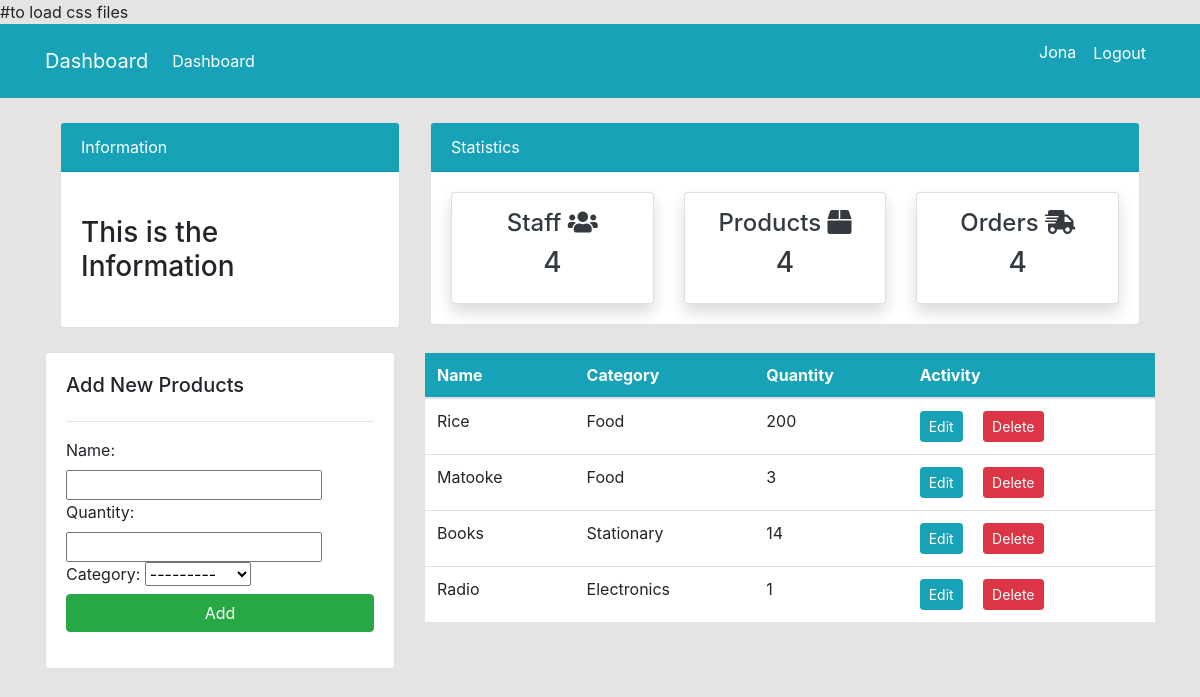
Page /product/ (signed in) on the committed database.
### dashboard/models.py (models this page shows)
class Product(models.Model):
	name = models.CharField(max_length=100,null=True)
	category = models.CharField(max_length=20, choices=CATEGORY ,null=True)
	quantity = models.PositiveIntegerField(null=True)
	class Meta:  #incase want to change the name of db in admin
		verbose_name_plural = "Products"

### dashboard/views.py (the view)
# urls.py: path('product/',views.products,name='dashboard-product'),
@login_required(login_url='user-login')
def products(request):
    items = Product.objects.all()
    if request.method =='POST':
        form = productForm(request.POST)
        if form.is_valid():
           form.save()
           product_name = form.cleaned_data.get('name')
           messages.success(request, f'{product_name} has been succefully added')
           return redirect('dashboard-product')
    else:
        form = productForm()
    context = {'items':items, 'form':form}
    return render(request, 'dashboard/product.html',context)

### dashboard/forms.py
class productForm(forms.ModelForm):
	class Meta:
		model=Product
		fields = ['name','quantity','category']

### templates/dashboard/product.html (shortened to what this page needs)
{% extends 'partials/base.html' %}
{% load crispy_forms_tags %}
{% block content %}
{% include 'partials/Topnav.html' %}
<div class="row my-4">
    <div class="col-md-4">
        <div class="card card-body">
            <h5>Add New Products</h5>
            <hr>
            <form method="POST">
                {{ form }}
                <input class="btn btn-success btn-block" type="submit" value="Add">
            </form>
        </div>
    </div>
    <div class="col-md-8">
        <table class="table bg-white">
            <thead class="bg-info text-white">
                <tr>
                    <th scope="col">Name</th>
                    <th scope="col">Category</th>
                    <th scope="col">Quantity</th>
                    <th scope="col">Activity</th>
                </tr>
            </thead>
            <tbody>
                {% for item in items %}
                <tr>
                    <td>{{ item.name }}</td>
                    <td>{{ item.category }}</td>
                    <td>{{ item.quantity }}</td>
                    <td>
                        <a class="btn btn-info btn-sm mr-2"
                            href="{% url 'dashboard-product_update' item.id %}">Edit</a>
                        <a class="btn btn-danger btn-sm ml-2"
                            href="{% url 'dashboard-product_delete' item.id %}">Delete</a>
                    </td>
                </tr>
                {% endfor %}
            </tbody>
        </table>
    </div>
</div>
{% endblock %}

### templates/partials/navbar.html (shortened to what this page needs)
<!doctype html>
<html lang="en">
<head>
    <link rel="stylesheet" href="https://cdn.jsdelivr.net/npm/bootstrap@4.6.0/dist/css/bootstrap.min.css"
>
    <link rel="stylesheet" href="https://use.fontawesome.com/releases/v5.15.2/css/all.css"
>
    <link rel="stylesheet" href="./style.css">
</head>
<body>
    <nav class="navbar navbar-expand-lg navbar-info bg-info">
        <div class="container">
            {% if user.is_authenticated %}
            <a class="navbar-brand text-white" href="{% url 'dashboard-index' %}">Dashboard</a>
            <div class="collapse navbar-collapse" id="navbarSupportedContent">
                <ul class="navbar-nav mr-auto">
                    <li class="nav-item active">
                        <a class="nav-link text-white" href="{% url 'dashboard-index' %}">Dashboard </a>
                    </li>
                </ul>
                <ul class="navbar-nav ml-auto">
                    <li class="nav-item active">
                        <a class="nav-link text-white" href="{% url 'user-profile'%}">{{user.username}} </a>
                    </li>
                    <li class="nav-item">
                        <form method="POST" action="{% url 'user-logout' %}">
                        <button type="submit" class="btn btn-link nav-link text-white">Logout</button>
                    </form>
                    </li>
                </ul>
              {% endif %}
            </div>
        </div>
    </nav>

### static/style.css (style rules this page uses)
body { background: rgb(230,227,227); }

### rows in the picture
Product: name "Rice", category "Food", quantity "200"
Product: name "Matooke", category "Food", quantity "3"
Product: name "Books", category "Stationary", quantity "14"
Product: name "Radio", category "Electronics", quantity "1"

### other values in the picture
{{ user.username }} "Jona"
